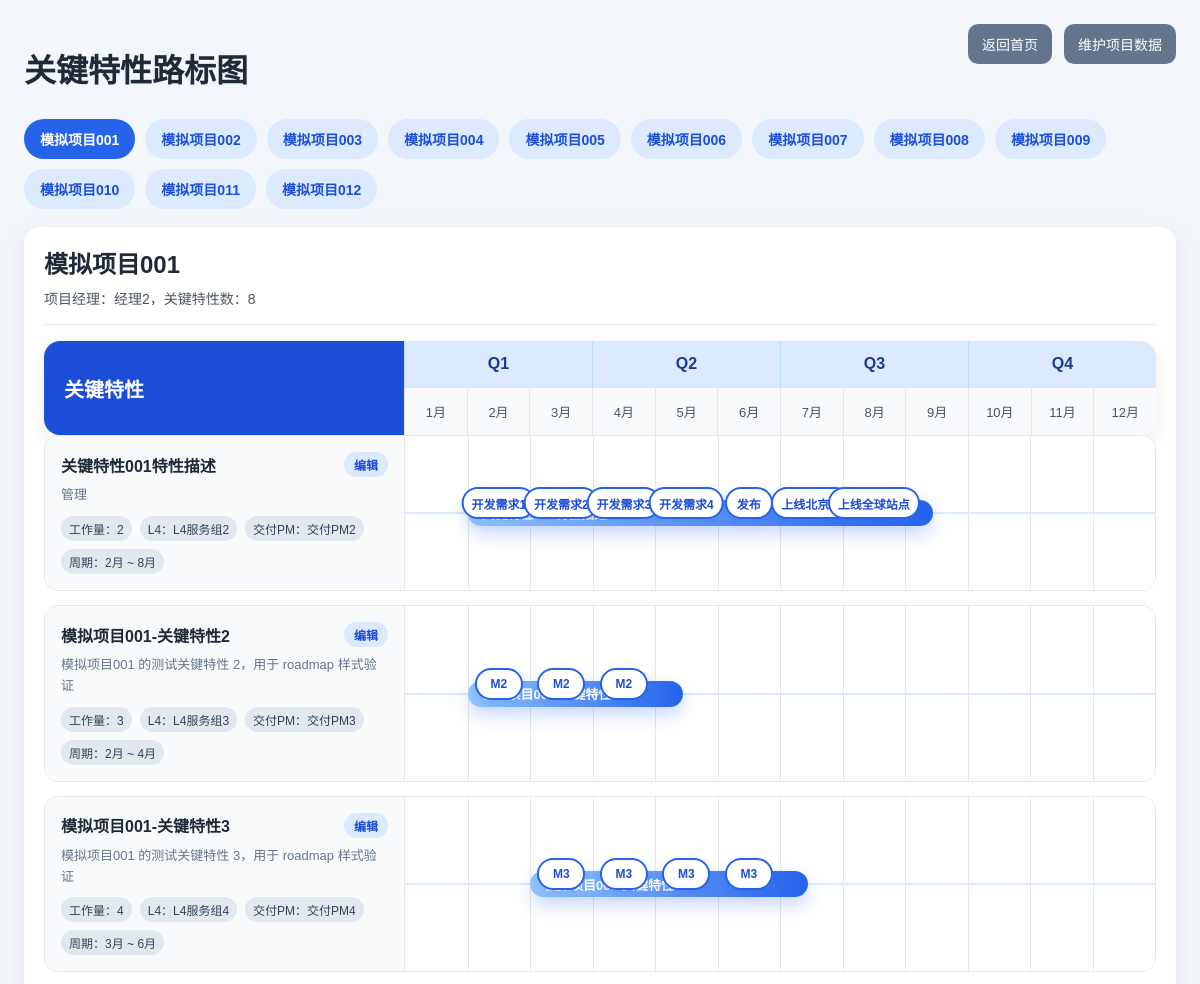
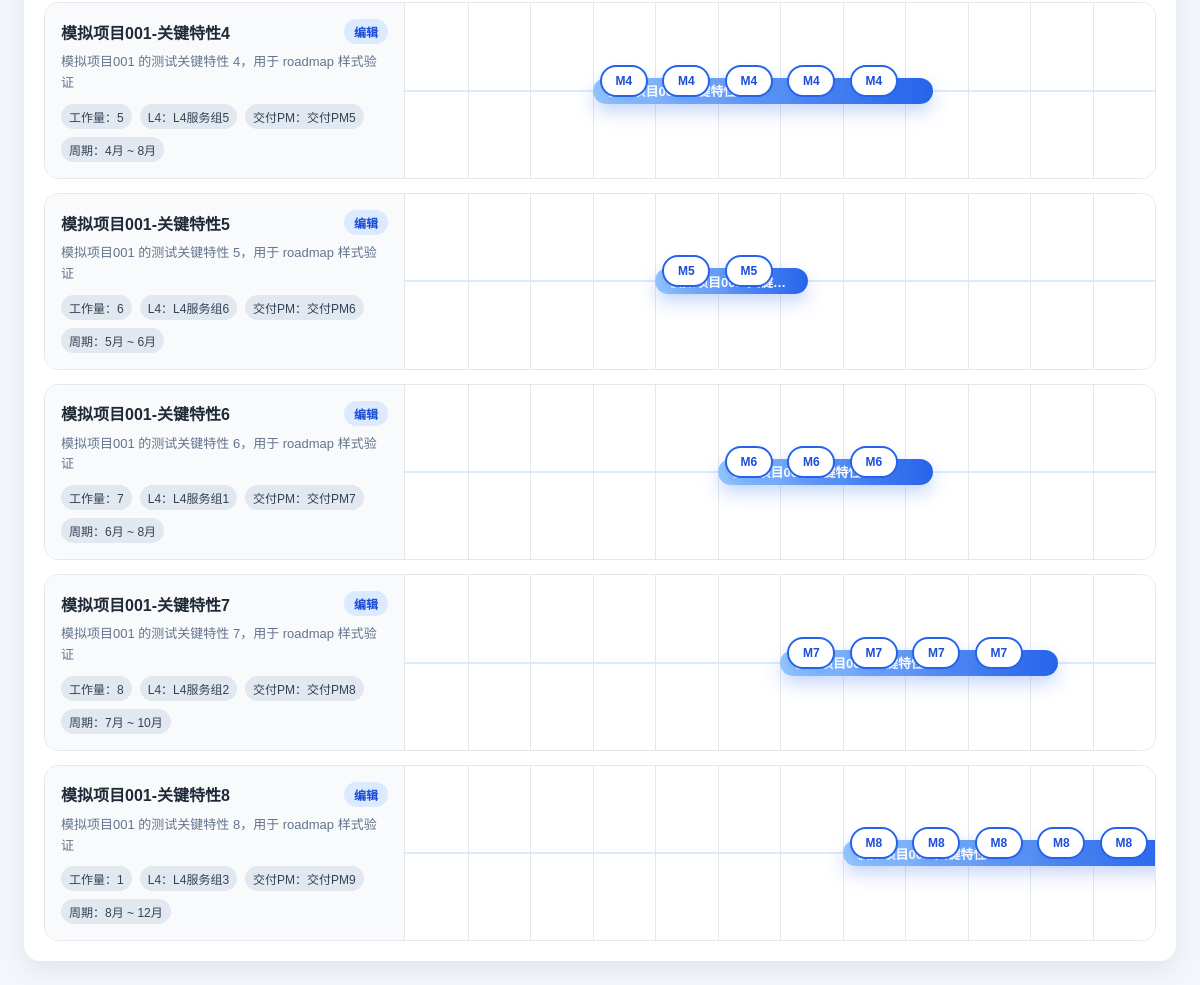
The app's page /roadmap with its own data (2 pictures, top to bottom).
### tables this page shows
CREATE TABLE projects (
                id INTEGER PRIMARY KEY AUTOINCREMENT,
                project_name TEXT,
                project_manager TEXT,
                workload_person_month TEXT,
                focus_work TEXT,
                feature_name TEXT,
                service_group TEXT,
                delivery_pm TEXT,
                "1/31" TEXT,
                "2/28" TEXT,
                "3/31" TEXT,
                "4/30" TEXT,
                "5/31" TEXT,
                "6/30" TEXT,
                "7/31" TEXT,
                "8/31" TEXT,
                "9/30" TEXT,
                "10/31" TEXT,
                "11/30" TEXT,
                "12/31" TEXT,
                created_at TEXT DEFAULT CURRENT_TIMESTAMP,
                updated_at TEXT DEFAULT CURRENT_TIMESTAMP
            );

### src/app.py (the view)
@app.route('/roadmap')
@login_required
def roadmap():
    rows = load_projects()
    project_groups = build_project_roadmap(rows)
    return render_template(
        'index.html',
        project_groups=project_groups,
        month_labels=MONTH_LABELS,
        quarters=QUARTERS,
        saml_enabled=saml_enabled(),
        saml_user=session.get('saml_user'),
    )

### src/app.py (called while the page is built)
def saml_enabled():
    return os.getenv("RELEASEPLAN_SAML_ENABLED", "false").lower() == "true"

def login_required(view_func):
    @wraps(view_func)
    def wrapped(*args, **kwargs):
        if not saml_enabled():
            return view_func(*args, **kwargs)
        if session.get('saml_user'):
            return view_func(*args, **kwargs)
        return redirect('/releaseplan/saml/login?next=' + request.path)
    return wrapped

def get_conn():
    DB_PATH.parent.mkdir(parents=True, exist_ok=True)
    conn = sqlite3.connect(DB_PATH)
    conn.row_factory = sqlite3.Row
    return conn

def import_csv_if_needed():
    with get_conn() as conn:
        count = conn.execute("SELECT COUNT(*) FROM projects").fetchone()[0]
    if count == 0:
        import_csv(replace=False)

def load_projects():
    init_db()
    import_csv_if_needed()
    with get_conn() as conn:
        rows = conn.execute(
            f"""
            SELECT
                id,
                project_name,
                project_manager,
                workload_person_month,
                focus_work,
                feature_name,
                service_group,
                delivery_pm,
                {', '.join([f'"{month}"' for month in MILESTONE_COLUMNS])}
            FROM projects
            ORDER BY project_name ASC, id ASC
            """
        ).fetchall()
        return [dict(row) for row in rows]

### templates/index.html (shortened to what this page needs)
<!doctype html>
<html lang="zh-CN">
<head>
  <link rel="stylesheet" href="{{ url_for('static', filename='style.css') }}">
</head>
<body>
  <div class="page page-roadmap">
    <header class="toolbar">
      <div>
        <h1>关键特性路标图</h1>
      </div>
      <div class="toolbar-actions">
        <a class="button secondary" href="/releaseplan/">返回首页</a>
        <a class="button secondary" href="/releaseplan/admin/projects">维护项目数据</a>
      </div>
    </header>
    {% if project_groups %}
      <div class="project-tab-bar">
        {% for project in project_groups %}
          <button class="project-tab-button {% if loop.first %}active{% endif %}" data-tab-target="tab-{{ loop.index0 }}">
            {{ project.project_name }}
          </button>
        {% endfor %}
      </div>
      {% for project in project_groups %}
        <section class="project-tab-panel {% if loop.first %}active{% endif %}" id="tab-{{ loop.index0 }}">
          <div class="roadmap-shell">
            <div class="project-lane-card">
              <div class="project-lane-title">
                <h2>{{ project.project_name }}</h2>
                <div class="meta">项目经理：{{ project.project_manager or '未填写' }}，关键特性数：{{ project.features|length }}</div>
              </div>
              <div class="roadmap-header-grid">
                <div class="roadmap-left-header">关键特性</div>
                <div class="roadmap-time-header">
                  <div class="quarter-row">
                    {% for quarter in quarters %}
                      <div class="quarter-cell" style="width: {{ quarter.span / 12 * 100 }}%;">{{ quarter.name }}</div>
                    {% endfor %}
                  </div>
                  <div class="month-row">
                    {% for month in month_labels %}
                      <div class="month-cell-head">{{ month }}</div>
                    {% endfor %}
                  </div>
                </div>
              </div>
              <div class="feature-lane-list">
                {% for feature in project.features %}
                  <div class="feature-lane-row">
                    <div class="feature-info-panel">
                      <div class="feature-info-head">
                        <div class="feature-name">{{ feature.feature_name }}</div>
                        <a class="feature-edit-link" href="/releaseplan/admin/projects/{{ feature.id }}/edit">编辑</a>
                      </div>
                      <div class="feature-desc">{{ feature.focus_work or '未填写重点工作' }}</div>
                      <div class="feature-tags">
                        <span>工作量：{{ feature.workload_person_month or '未填写' }}</span>
                        <span>L4：{{ feature.service_group or '未填写' }}</span>
                        <span>交付PM：{{ feature.delivery_pm or '未填写' }}</span>
                        <span>周期：{{ feature.start_label }} ~ {{ feature.end_label }}</span>
                      </div>
                    </div>
                    <div class="timeline-panel">
                      <div class="timeline-grid-lines">
                        {% for month in month_labels %}
                          <div class="timeline-grid-col"></div>
                        {% endfor %}
                      </div>
                      {% if feature.active_indexes %}
                        <div class="timeline-bar" style="left: {{ feature.start_percent }}%; width: {{ feature.width_percent }}%;">
                          <div class="timeline-bar-label">{{ feature.feature_name }}</div>
                        </div>
                        <div class="timeline-milestones">
                          {% for idx in feature.active_indexes %}
                            <div class="timeline-milestone" style="left: {{ (idx + 0.5) / 12 * 100 }}%;">
                              <span>{{ feature.month_values[idx] }}</span>
                            </div>
                          {% endfor %}
                        </div>
                      {% else %}
                        <div class="timeline-empty">未排期</div>
                      {% endif %}
                    </div>
                  </div>
                {% endfor %}
              </div>
            </div>
          </div>
        </section>
      {% endfor %}
    {% else %}
      <div class="empty">当前还没有项目数据，请先初始化数据库中的项目数据。</div>
    {% endif %}
  </div>
</body>
</html>

### records on screen
projects: project_name "模拟项目001", project_manager "经理2", features|length "8", {{ quarter.span / 12 * 100 }} 25.0 (drawn), name "Q1" "Q2" "Q3" "Q4", month_labels "1月" "2月" "3月" "4月" "5月" "6月" "7月" "8月" "9月" "10月" "11月" "12月", feature_name "关键特性001特性描述", focus_work "管理", workload_person_month "2", service_group "L4服务组2", delivery_pm "交付PM2", start_label "2月", end_label "8月", {{ feature.width_percent }} 58.333333333333336 (drawn), month_values "开发需求1" "开发需求2" "开发需求3" "开发需求4" "发布" "上线北京四" "上线全球站点"
projects: project_name "模拟项目002"
projects: project_name "模拟项目003"
projects: project_name "模拟项目004"
projects: project_name "模拟项目005"
projects: project_name "模拟项目006"
projects: project_name "模拟项目007"
projects: project_name "模拟项目008"
projects: project_name "模拟项目009"
projects: project_name "模拟项目010"
projects: project_name "模拟项目011"
projects: project_name "模拟项目012"
projects: feature_name "模拟项目001-关键特性2", focus_work "模拟项目001 的测试关键特性 2，用于 roadmap 样式验证", workload_person_month "3", service_group "L4服务组3", delivery_pm "交付PM3", start_label "2月", end_label "4月", {{ feature.width_percent }} 25.0 (drawn), month_values "M2" "M2" "M2"
projects: feature_name "模拟项目001-关键特性3", focus_work "模拟项目001 的测试关键特性 3，用于 roadmap 样式验证", workload_person_month "4", service_group "L4服务组4", delivery_pm "交付PM4", start_label "3月", end_label "6月", {{ feature.width_percent }} 33.33333333333333 (drawn), month_values "M3" "M3" "M3" "M3"
projects: feature_name "模拟项目001-关键特性4", focus_work "模拟项目001 的测试关键特性 4，用于 roadmap 样式验证", workload_person_month "5", service_group "L4服务组5", delivery_pm "交付PM5", start_label "4月", end_label "8月", {{ feature.width_percent }} 41.66666666666667 (drawn), month_values "M4" "M4" "M4" "M4" "M4"
projects: feature_name "模拟项目001-关键特性5", focus_work "模拟项目001 的测试关键特性 5，用于 roadmap 样式验证", workload_person_month "6", service_group "L4服务组6", delivery_pm "交付PM6", start_label "5月", end_label "6月", {{ feature.width_percent }} 16.666666666666664 (drawn), month_values "M5" "M5"
projects: feature_name "模拟项目001-关键特性6", focus_work "模拟项目001 的测试关键特性 6，用于 roadmap 样式验证", workload_person_month "7", service_group "L4服务组1", delivery_pm "交付PM7", start_label "6月", end_label "8月", {{ feature.width_percent }} 25.0 (drawn), month_values "M6" "M6" "M6"
projects: feature_name "模拟项目001-关键特性7", focus_work "模拟项目001 的测试关键特性 7，用于 roadmap 样式验证", workload_person_month "8", service_group "L4服务组2", delivery_pm "交付PM8", start_label "7月", end_label "10月", {{ feature.width_percent }} 33.33333333333333 (drawn), month_values "M7" "M7" "M7" "M7"
projects: feature_name "模拟项目001-关键特性8", focus_work "模拟项目001 的测试关键特性 8，用于 roadmap 样式验证", workload_person_month "1", service_group "L4服务组3", delivery_pm "交付PM9", start_label "8月", end_label "12月", {{ feature.width_percent }} 41.66666666666667 (drawn), month_values "M8" "M8" "M8" "M8" "M8"
